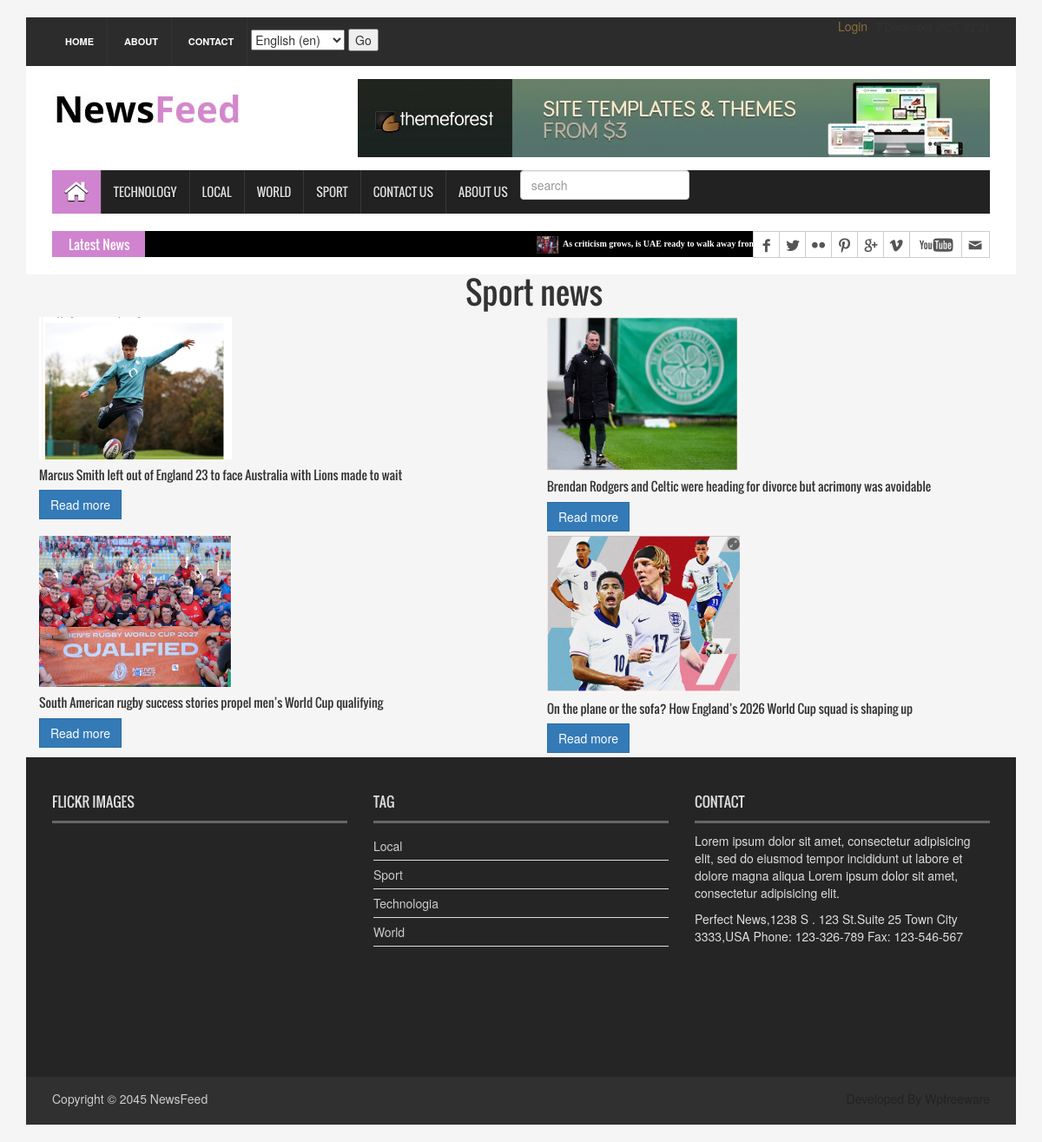
Page /sport/ on the earlier database version.
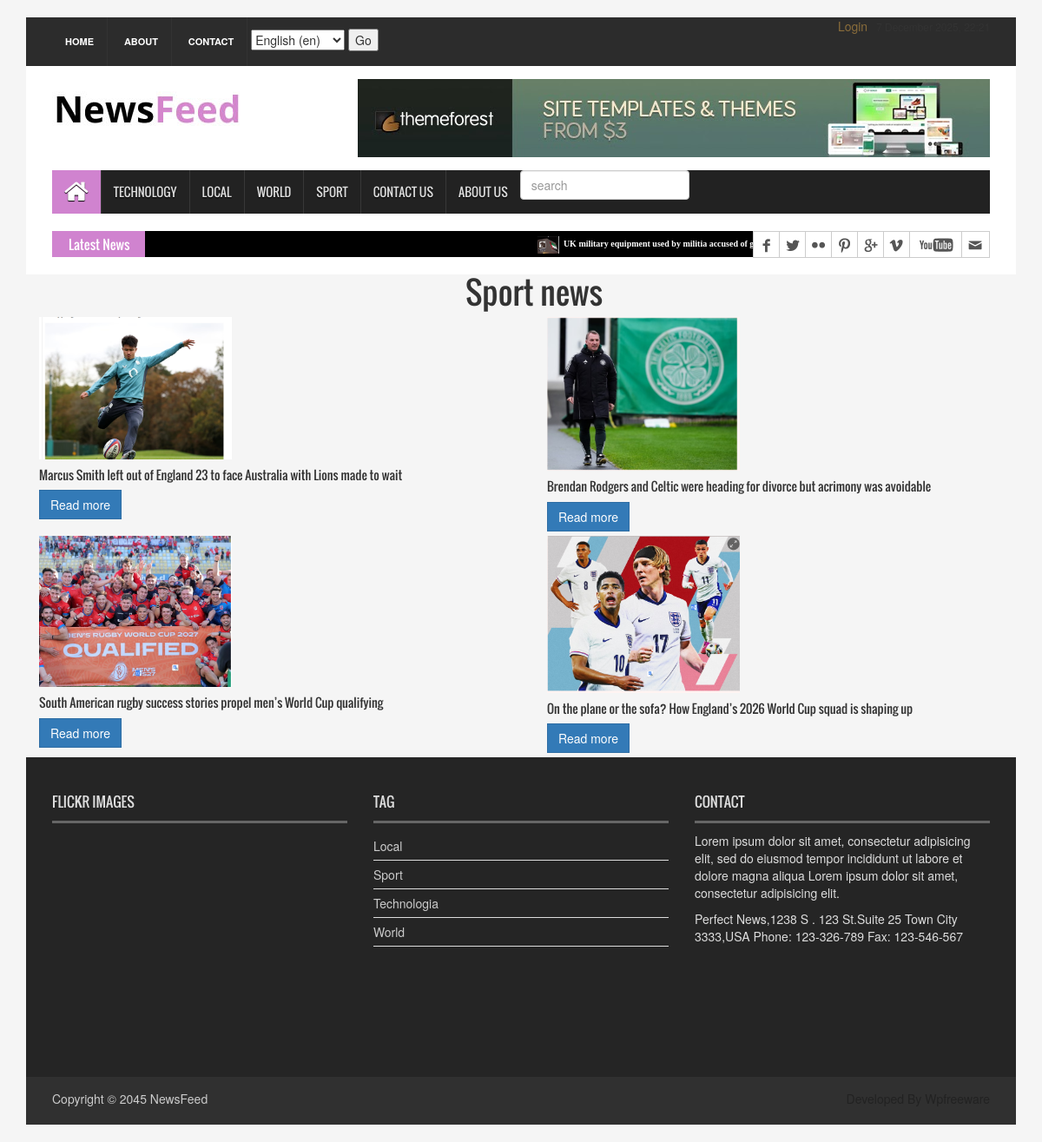
Same page on the later database version.
### news_app/models.py (models this page shows, shortened)
class News(models.Model):
    class Status(models.TextChoices):
        Draft = 'Dr','Draft'
        Published = 'Pb','Published'
    title = models.CharField(max_length=250)
    slug = models.SlugField(max_length=250)
    body = models.TextField()
    image = models.ImageField(upload_to='news/images')
    category = models.ForeignKey(Category,
                                 on_delete=models.CASCADE)
    publish_time=models.DateTimeField(default=timezone.now)
    created_time=models.DateTimeField(auto_now_add=True)
    updated_time=models.DateTimeField(auto_now=True)
    status = models.CharField(max_length=2,choices=Status.choices, default=Status.Draft)
    objects = models.Manager()
    published = PublishedManager()
    class Meta:
        ordering = ['-publish_time']
    def get_absolute_url(self):
        return reverse('news_detail', args={self.slug})

class Category(models.Model):
    name = models.CharField(max_length=150)

### news_app/views.py (the view)
# urls.py: path('sport/',SportNewsView.as_view(), name='sport_news'),
class SportNewsView(ListView):
    model = News
    template_name = 'news/sport_news.html'
    context_object_name = 'sport_news'
    def get_queryset(self):
        news=News.published.all().filter(category__name="Sport")
        return news

### news_app/context_processor.py (called while the page is built)
def latest_news(request):
    category_news = Category.objects.all()
    latest_news = News.published.all().order_by('-publish_time')[:10]
    context = {"latest_news": latest_news, "category_news": category_news}
    return context

### news_app/models.py (called while the page is built)
    def get_queryset(self):
        return super().get_queryset().filter(status=News.Status.Published)

### templates/news/sport_news.html (shortened to what this page needs)
{% extends 'news/base.html' %}
{% load static %}
{% block content %}
<div class="container py-5">
<h1 class="text-center mb-4">Sport news </h1>
<div class="row g-4">
   {% for news in sport_news %}
    <div class="col-nd-4 col-sm-6 col-12">
    <div class="card h-100 shadow-sm border-0 rounded-4 overflow-hidden">
            <a href="{{ news.get_absolute_url }}">
            <img src="{{ news.image.url }}" class="card-ing-top" alt="{{ news.title }}" style="width: 40%" >
            </a>
        <div class="card-body d-flex flex-column justify-content-between">
            <h5 class="card-title text-dark fw-bold"> {{ news.title }}</h5>
            <a href="{{ news.get_absolute_url }}" class="btn btn-primary w-100 mt-2 rounded-pill"> Read more</a>
        </div>
    </div>
    </div>
       {% empty %}
       <p class="text-center text-muted"> No more available yet.</p>
    {% endfor %}
</div>
</div>
{% endblock content %}

### templates/news/base.html (shortened to what the changed rows need)
{% load static %}
{% load i18n %}
<!DOCTYPE html>
<html>
<head>
<link rel="stylesheet" href="https://cdnjs.cloudflare.com/ajax/libs/font-awesome/6.5.0/css/all.min.css">
<link rel="stylesheet" href="https://cdn.jsdelivr.net/npm/bootstrap-icons@1.11.3/font/bootstrap-icons.css">
<link rel="stylesheet" type="text/css" href="{% static 'css/bootstrap.min.css' %}">
<link rel="stylesheet" type="text/css" href="{% static 'css/font-awesome.min.css'  %}">
<link rel="stylesheet" type="text/css" href="{% static 'css/animate.css' %}">
<link rel="stylesheet" type="text/css" href=" {% static 'css/font.css' %}">
<link rel="stylesheet" type="text/css" href="{% static 'css/li-scroller.css' %}">
<link rel="stylesheet" type="text/css" href=" {%static 'css/slick.css'%}">
<link rel="stylesheet" type="text/css" href="{% static 'css/jquery.fancybox.css' %}">
<link rel="stylesheet" type="text/css" href="{% static 'css/theme.css'%}">
<link rel="stylesheet" type="text/css" href="{%static 'css/style.css'%}">
</head>
<body>
<div class="container">
                        {% get_current_language as LANGUAGE_CODE %}
                        {% get_available_languages as LANGUAGES %}
                        {% get_language_info_list for LANGUAGES as languages %}
  <section id="newsSection">
    <div class="row">
      <div class="col-lg-12 col-md-12">
        <div class="latest_newsarea"> <span>Latest News</span>
          <ul id="ticker01" class="news_sticker">
              {% for news in latest_news %}
            <li><a href="#"><img src="{{ news.image.url }}" alt="">{{ news.title }}</a></li>
               {% endfor %}
          </ul>
        </div>
      </div>
    </div>
  </section>
{% block content %}
{% endblock content %}
<footer id="footer">
    <div class="footer_top">
      <div class="row">
        <div class="col-lg-4 col-md-4 col-sm-4">
          <div class="footer_widget wow fadeInLeftBig">
            <h2>Flickr Images</h2>
          </div>
        </div>
        <div class="col-lg-4 col-md-4 col-sm-4">
          <div class="footer_widget wow fadeInDown">
            <h2>Tag</h2>
            <ul class="tag_nav">
                {% for category in category_news %}
              <li><a href="#"> {{ category.name }}</a></li>
             {% endfor %}
            </ul>
          </div>
        </div>
        <div class="col-lg-4 col-md-4 col-sm-4">
          <div class="footer_widget wow fadeInRightBig">
            <h2>Contact</h2>
          </div>
        </div>
      </div>
    </div>
  </footer>
</div>
</body>

Differences in the rows shown:
removed News: image (picture), title "As criticism grows, is UAE ready to walk away from Sudan’s RSF militia?"
now on this page (row unchanged): News: image (picture), title "UK military equipment used by militia accused of genocide found in Sudan, UN told"
